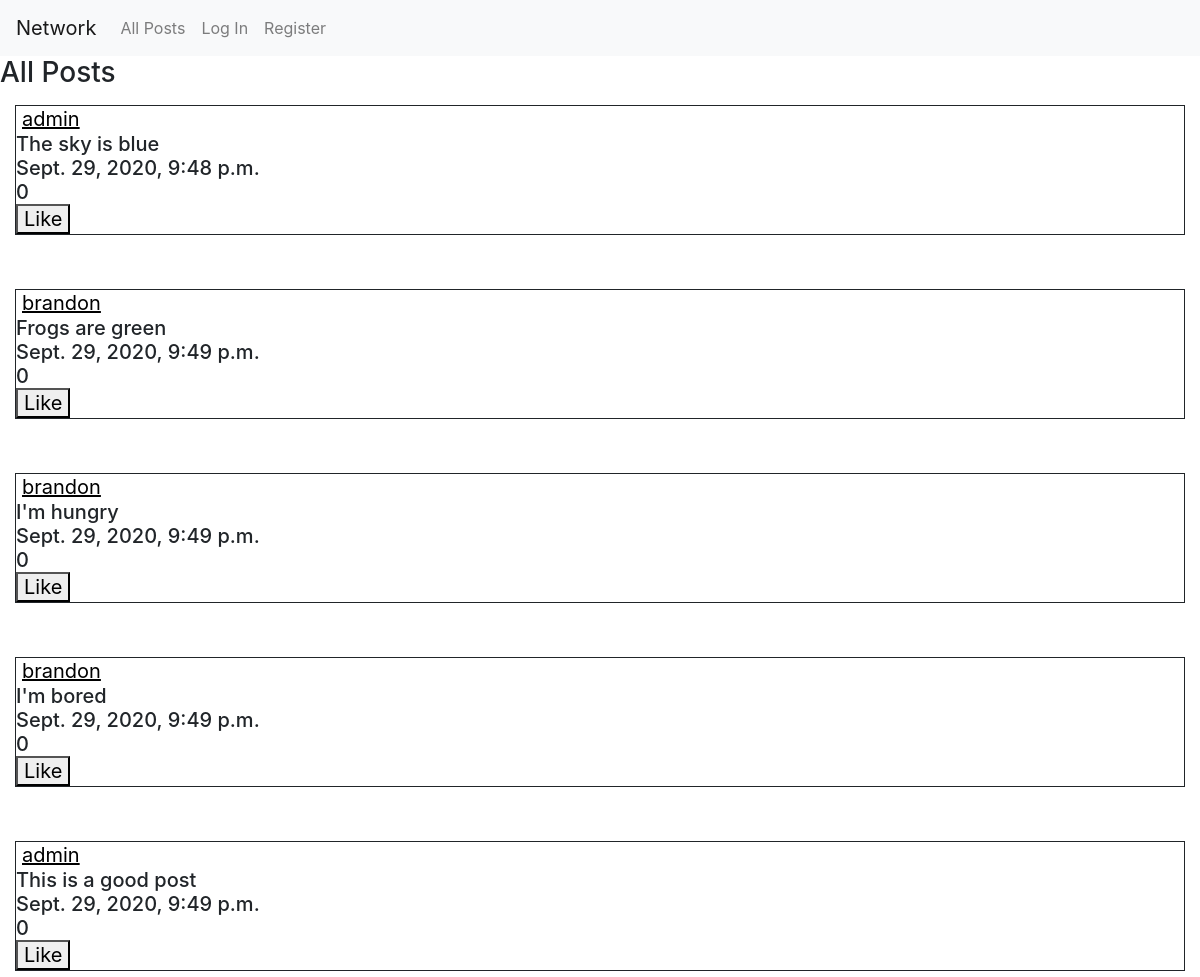
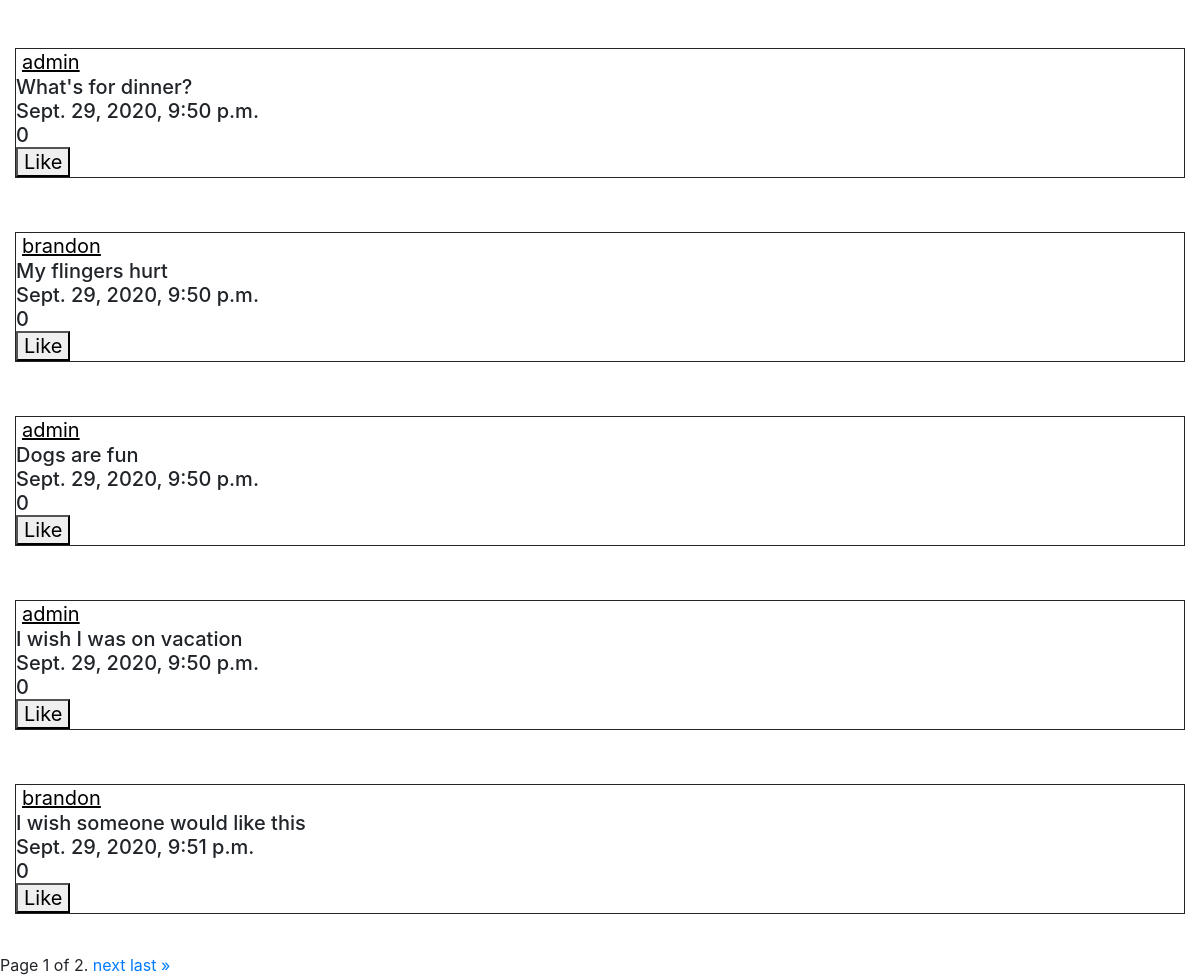
The page / on the database its author committed (2 pictures, top to bottom).
### network/models.py (models this page shows, shortened)
class Post(models.Model):
    user = models.ForeignKey("User", on_delete=models.CASCADE, related_name="posts")
    content = models.TextField(blank=True)
    timestamp = models.DateTimeField(auto_now_add=True)
    likes = models.IntegerField()

class User(AbstractUser):
    pass

### network/views.py (the view)
# urls.py: path("", views.index, name="index"),
def index(request):
    all_posts = Post.objects.all().reverse()
    paginator = Paginator(all_posts, 10)
    page_number = request.GET.get('page')
    page_obj = paginator.get_page(page_number)
    return render(request, "network/index.html", {
            "all_posts": all_posts,
            "page_obj": page_obj
        })

### network/templates/network/index.html (shortened to what this page needs)
{% extends "network/layout.html" %}
{% block body %}
<form action="{% url 'new_post' %}" method="post">
    <div id="all-posts-head">
        <h3>All Posts</h3>
        <form action="{% url 'profile' %}" method="GET">
        {% for item in page_obj %}
        <h5 style="border-style: solid;margin: 15px;border-width: thin;">
            <div>
                <input type="submit" name="user" value="{{ item.user }}" style="background:none; border-width:0px; color:black; text-decoration:underline;" />
            </div>
            <div id="post_{{ item.id }}"> {{ item.content }}</div>
            <div>{{ item.timestamp }}</div>
            <div id="numlikes_{{ item.id }}">{{ item.likes }} </div>
            <button type="button" id="{{ item.id }}" onclick='like_post(this.id)'>Like</button><br>
        </h5>
        <br>
        {% endfor %}
        </form>
<div class="pagination">
    <span class="step-links">
        <span class="current">
            Page {{ page_obj.number }} of {{ page_obj.paginator.num_pages }}.
        </span>
        {% if page_obj.has_next %}
            <a href="?page={{ page_obj.next_page_number }}">next</a>
            <a href="?page={{ page_obj.paginator.num_pages }}">last &raquo;</a>
        {% endif %}
    </span>
</div>
        </div>
{% endblock %}

### rows shown on the page
Post: user "admin", content "The sky is blue", timestamp "Sept. 29, 2020, 9:48 p.m.", likes "0"
Post: user "brandon", content "Frogs are green", timestamp "Sept. 29, 2020, 9:49 p.m.", likes "0"
Post: user "brandon", content "I'm hungry", timestamp "Sept. 29, 2020, 9:49 p.m.", likes "0"
Post: user "brandon", content "I'm bored", timestamp "Sept. 29, 2020, 9:49 p.m.", likes "0"
Post: user "admin", content "This is a good post", timestamp "Sept. 29, 2020, 9:49 p.m.", likes "0"
Post: user "admin", content "What's for dinner?", timestamp "Sept. 29, 2020, 9:50 p.m.", likes "0"
Post: user "brandon", content "My flingers hurt", timestamp "Sept. 29, 2020, 9:50 p.m.", likes "0"
Post: user "admin", content "Dogs are fun", timestamp "Sept. 29, 2020, 9:50 p.m.", likes "0"
Post: user "admin", content "I wish I was on vacation", timestamp "Sept. 29, 2020, 9:50 p.m.", likes "0"
Post: user "brandon", content "I wish someone would like this", timestamp "Sept. 29, 2020, 9:51 p.m.", likes "0"

### other values the page prints
{{ page_obj.number }} "1"
{{ page_obj.paginator.num_pages }} "2"
